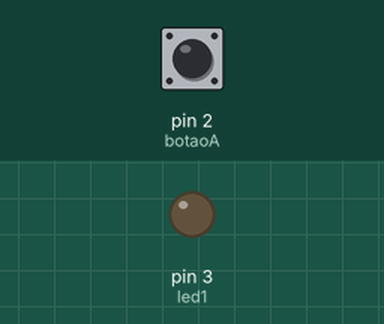
The sketch below on a simulated Arduino Uno, built with avr-gcc and run on an emulated ATmega328P. Parts: output pins drawn as LEDs (lit = HIGH). The test bench sets the inputs (shaded band); at power-on: pin 2 (botaoA) HIGH.

Above: at 1.2 s.
1.3 s: pin 2 (botaoA) pulled LOW for 0.15 s
At 2.5 s:
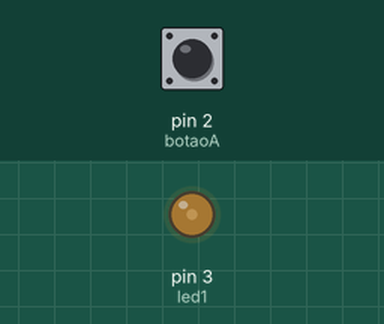
2.9 s: pin 2 (botaoA) pulled LOW for 1 s
At 3.9 s:
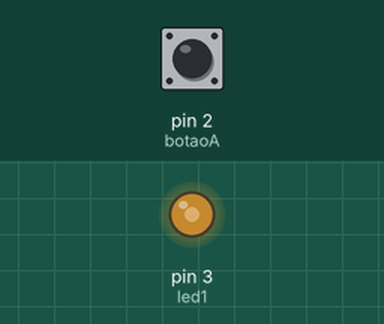
5.4 s: pin 2 (botaoA) pulled LOW for 0.15 s
At 5.8 s:
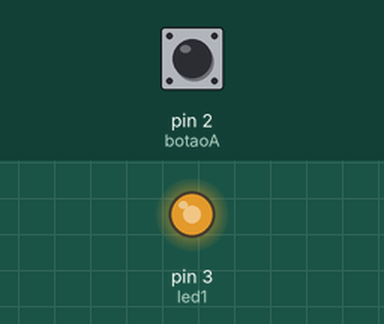
7.0 s: pin 2 (botaoA) pulled LOW for 3.2 s
At 8.2 s:
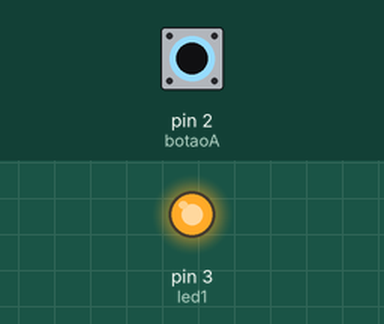
Timing chart, 0 to 10.0 s (numbered marks = the images above; inputs shaded):
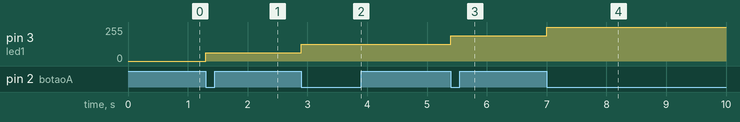

Measured:
- after the input at 1.3 s, pin 3 (led1): 0/255 → 63/255 at once
- after the input at 2.9 s, pin 3 (led1): 63/255 → 127/255 at once
- after the input at 5.4 s, pin 3 (led1): 127/255 → 191/255 at once
- after the input at 7.0 s, pin 3 (led1): 191/255 → 255/255 at once

The sketch:

Ex4.ino
```cpp
const int led1 = 3;
const int botaoA = 2;


int nivelBrilho = 0;
int valorPWM = 0;


unsigned long ultimoTempoDebounce = 0;
const long tempoDebounce = 50;
int ultimoEstadoBotao = HIGH;

void setup() {
  pinMode(led1, OUTPUT);

  pinMode(botaoA, INPUT_PULLUP);


  analogWrite(led1, 0);
}

void loop() {
  int leitura = digitalRead(botaoA);
  unsigned long tempoAtual = millis();


  if (leitura != ultimoEstadoBotao) {

    if ((tempoAtual - ultimoTempoDebounce) > tempoDebounce) {


      if (leitura == LOW) {
        nivelBrilho++;


        if (nivelBrilho > 4) {
          nivelBrilho = 0;
        }


        valorPWM = nivelBrilho * 63.75;

        analogWrite(led1, valorPWM);
      }

      ultimoTempoDebounce = tempoAtual;
    }
  }

  ultimoEstadoBotao = leitura;
}
```
